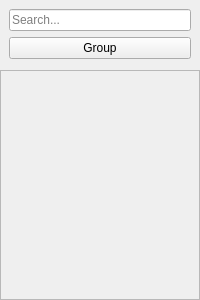
<?xml version="1.0" encoding="UTF-8"?>
<ui version="4.0">
 <class>ActionPalette</class>
 <widget class="QWidget" name="ActionPalette">
  <property name="geometry">
   <rect>
    <x>0</x>
    <y>0</y>
    <width>200</width>
    <height>300</height>
   </rect>
  </property>
  <property name="minimumSize">
   <size>
    <width>200</width>
    <height>0</height>
   </size>
  </property>
  <property name="windowTitle">
   <string>Action Palette</string>
  </property>
  <layout class="QVBoxLayout" name="verticalLayout">
   <property name="spacing">
    <number>2</number>
   </property>
   <property name="leftMargin">
    <number>0</number>
   </property>
   <property name="topMargin">
    <number>0</number>
   </property>
   <property name="rightMargin">
    <number>0</number>
   </property>
   <property name="bottomMargin">
    <number>0</number>
   </property>
   <item>
    <layout class="QVBoxLayout" name="header_layout">
     <property name="spacing">
      <number>6</number>
     </property>
     <property name="leftMargin">
      <number>9</number>
     </property>
     <property name="topMargin">
      <number>9</number>
     </property>
     <property name="rightMargin">
      <number>9</number>
     </property>
     <property name="bottomMargin">
      <number>9</number>
     </property>
     <item>
      <widget class="QLineEdit" name="search_edit">
       <property name="placeholderText">
        <string>Search...</string>
       </property>
      </widget>
     </item>
     <item>
      <widget class="QPushButton" name="group_btn">
       <property name="text">
        <string>Group</string>
       </property>
      </widget>
     </item>
    </layout>
   </item>
   <item>
    <widget class="QScrollArea" name="scroll_area">
     <property name="widgetResizable">
      <bool>true</bool>
     </property>
     <widget class="QWidget" name="scroll_area_widget">
      <property name="geometry">
       <rect>
        <x>0</x>
        <y>0</y>
        <width>198</width>
        <height>229</height>
       </rect>
      </property>
      <layout class="QVBoxLayout" name="verticalLayout_2">
       <item>
        <layout class="QVBoxLayout" name="actions_layout"/>
       </item>
      </layout>
     </widget>
    </widget>
   </item>
  </layout>
 </widget>
 <resources/>
 <connections/>
</ui>
